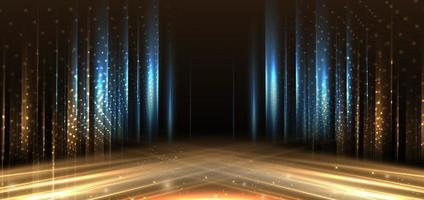
#> input picture StageLight.jpg, 424 x 200 px
$ python spinal_tap.py
#> lines starting #> are read from the running program, lines starting #| are printed output that depends on the picture
### StageLights.py
import matplotlib.pyplot as plt
import random
import numpy as np
import matplotlib.patches as patches


#according to practest3 making light class
class Lights():

    def __init__(self,pos,color,intensity):
        self.pos=pos
        self.color=color
        self.intensity=intensity

    #plot lights
    def plotLight(self, ax):
        radius = 20
        self.light = plt.Circle(self.pos, radius, color=self.color, alpha=self.intensity,zorder=3)
        ax.add_patch(self.light)

    #plot light beams
    def plotBeam(self, ax):
        a = [490, 490, 500, 500]
        b = [490, 490, 0, 0]
        c = self.pos[0] - 20
        l = [c, c + 40, c + 40, c]
        self.top_bar = ax.fill(l, a, color=self.color, alpha=self.intensity, zorder=3)
        self.beam = ax.fill(l, b, color=self.color, alpha=self.intensity, zorder=3)

    def removeBeam(self):
        for patch in self.top_bar:
            patch.remove()
        for patch in self.beam:
            patch.remove()
        self.light.remove()

#making smokes according to practest3
class SmokeMachine():

    def __init__(self, pos,intensity,color = "lightblue"):
        self.pos = pos
        self.intensity=intensity
        self.color = color
        self.radius = 20

    def plotSmoke(self, ax):
        self.circle=plt.Circle(self.pos, radius=self.radius, color=self.color,alpha=self.intensity,zorder=3)
        ax.add_patch(self.circle)

    def diffuse(self):
        dx = random.randint(-5, 5)
        dy = random.randint(5, 10)
        new_x = max(0, min(500, self.pos[0] + dx))
        new_y = max(0, min(500, self.pos[1] + dy))
        self.pos = (new_x, new_y)
        self.intensity = max(0.1, self.intensity - 0.02)  # fade slowly

    def removeSmoke(self):
        """Remove smoke patch after each frame."""
        self.circle.remove()


#making the props
class Props():
    def __init__(self,pos,color):
        self.pos = pos
        self.color = color

    def jukeBox(self,ax):#(GeeksforGeeks, 2020)
        i=self.pos
        self.q=patches.Rectangle((i,0), 100,40,color='purple')
        self.r=plt.Circle(((i+20),60),20,color=self.color)
        self.s=plt.Circle(((i+80),60),20,color=self.color)
        self.t=plt.Circle(((i+80),60),10,color='grey')
        self.u=plt.Circle(((i+20),60),10,color='grey')
        ax.add_patch(self.q)
        ax.add_patch(self.r)
        ax.add_patch(self.s)
        ax.add_patch(self.t)
        ax.add_patch(self.u)

    def getProp(self):
        return [self.q, self.r, self.s, self.t, self.u]

### spinal_tap.py
import numpy as np
import matplotlib.pyplot as plt
import matplotlib.patches as patches
import random
from StageLights import*
import csv
import os

#Initial setup
#plotting the image(Matplotlib   Plot Over an Image Background in Python, n.d.)
plt.rcParams["figure.figsize"] = [8, 6]
plt.rcParams["figure.autolayout"] = True

if os.path.exists("StageLight.jpg"):
    backdrop = plt.imread ("StageLight.jpg")
#> backdrop is the input picture: shape (200, 424, 3); mean R, G, B 66.1, 56.7, 43
else :
    backdrop = np.ones((500, 500, 3))

#plotting the axes and stage
fig, (ax0, ax1) = plt.subplots(2, 1, gridspec_kw={'height_ratios': [1, 10]}, figsize=(10, 10))
ax1.imshow(backdrop, extent=[0, 500, 0, 500])
ax1.set_aspect("equal")
ax0.set_aspect("equal")
ax0.fill([0, 500, 500, 0], [0, 0, 50, 50], color="silver")

ax1.set_xlim(0, 500)
ax1.set_ylim(0, 500)

#patching a triangular shape smoke machine
vertices = np.array([[5, 5], [15, 20], [20, 0]])
smokemachine = patches.Polygon(vertices, closed=True, fill=True, facecolor = "magenta")
ax1.add_patch(smokemachine)

#positioning bands
band_members = [
    {"position": (40, 280), "shape": "rectangle", "width": 8, "height": 45},
    {"position": (100, 300), "shape": "circle", "radius": 50},
    {"position": (150, 280), "shape": "rectangle", "width": 8, "height": 45},
    {"position": (345, 280), "shape": "rectangle", "width": 6, "height": 50},
    {"position": (400, 300), "shape": "circle", "radius": 50},
    {"position": (75, 350), "shape": "triangle", "side_length": 50},
    {"position": (445, 280), "shape": "rectangle", "width": 6, "height": 45},
    {"position": (200, 280), "shape": "triangle", "side_length": 75}
]

#plotting members of band
for member in band_members:
    position = member["position"]
    shape = member["shape"]

#plotting shapes and colors to the band
    if shape == "rectangle":
        width = member["width"]
        height = member["height"]
        rect = patches.Rectangle(position, width, height, edgecolor="yellow", facecolor="brown")
        ax1.add_patch(rect)
    elif shape == "circle":
        radius = member["radius"]
        circle = patches.Circle(position, radius, edgecolor="yellow", facecolor="silver")
        ax1.add_patch(circle)
    elif shape == "triangle":
        side_length = member["side_length"]
        #creating vertices of a triangle
        vertices = np.array([position, (position[0] + side_length, position[1]),
                             (position[0] + side_length / 2, position[1] + side_length)],
                            dtype=np.float32)
        triangle = patches.Polygon(vertices, closed=True, edgecolor="grey", facecolor="red")
        ax1.add_patch(triangle)

#plotting audience
audience_positions = [(40, 30), (80, 30), (118, 30), (152, 30), (200,20), (236, 30), (277, 30), (320, 30), (380, 26), (450, 28)]


#positioning the audience
for position in audience_positions:
    ax1.add_patch(patches.Circle(position, 25, edgecolor="silver", facecolor="coral"))


#Fundamental circle that runs for a pre-defined number of cycles
num_frames = 60
sleep_time = 0.2
prop_step = 0
prop_direction = 2
colors =['pink', 'blue', 'yellow']

# Try to load choreography CSV
choreo_data = []
if os.path.exists("choreography.csv"):
    with open("choreography.csv") as f:
        reader = csv.DictReader(f)
        choreo_data = list(reader)

for v in range(num_frames):
    lights = []
    smokes = []
    prop_obj = []

    # Use choreography if available
    if v < len(choreo_data):
        row = choreo_data[v]
        light_color = row.get("light_color", random.choice(colors))
        smoke_intensity = float(row.get("smoke_intensity", 0.5))
    else:
        light_color = random.choice(colors)
        smoke_intensity = random.uniform(0.3, 0.6)

    #stimulating Lights
    for l in range(5): #to plot 5 light beams
        a = list(range(50, 500, 100)) #lights of x coordinate
        b = [25, 25, 25, 25, 25] # lights of y coordinate
        x = a[l]
        y = b[l]
        inten=random.randint(0, 10) / 10
        light = Lights((x, y), light_color, inten)
        lights.append(light)


    # Smoke diffusion
    for _ in range(10):
        x = random.randint(0, 500)
        y = random.randint(0, 200)
        smoke = SmokeMachine((x, y), smoke_intensity)
        smoke.diffuse()
        smokes.append(smoke)

    prop_step += 10 * prop_direction
    if prop_step>= 380:
        prop_direction= -2
    elif prop_step<= 0:
        prop_direction= 2

    prop = Props(prop_step, random.choice(colors))
    prop_obj.append(prop)


    #Plotting Lights and Beams
    for light in lights:
        light.plotLight(ax0)
        light.plotBeam(ax1)

    #Plotting smoke
    for smoke in smokes:
        smoke.plotSmoke(ax1)

    for propss in prop_obj:
        propss.jukeBox(ax1)

    plt.pause(sleep_time)


    # Cleanup
    for light in lights:
        light.removeBeam()
    for smoke in smokes:
        smoke.removeSmoke()
    for prop in prop_obj:
        for p in prop.getProp():
            p.remove()
#> this loop made 60 passes
#> pass 1, `plt.pause(sleep_time)`:
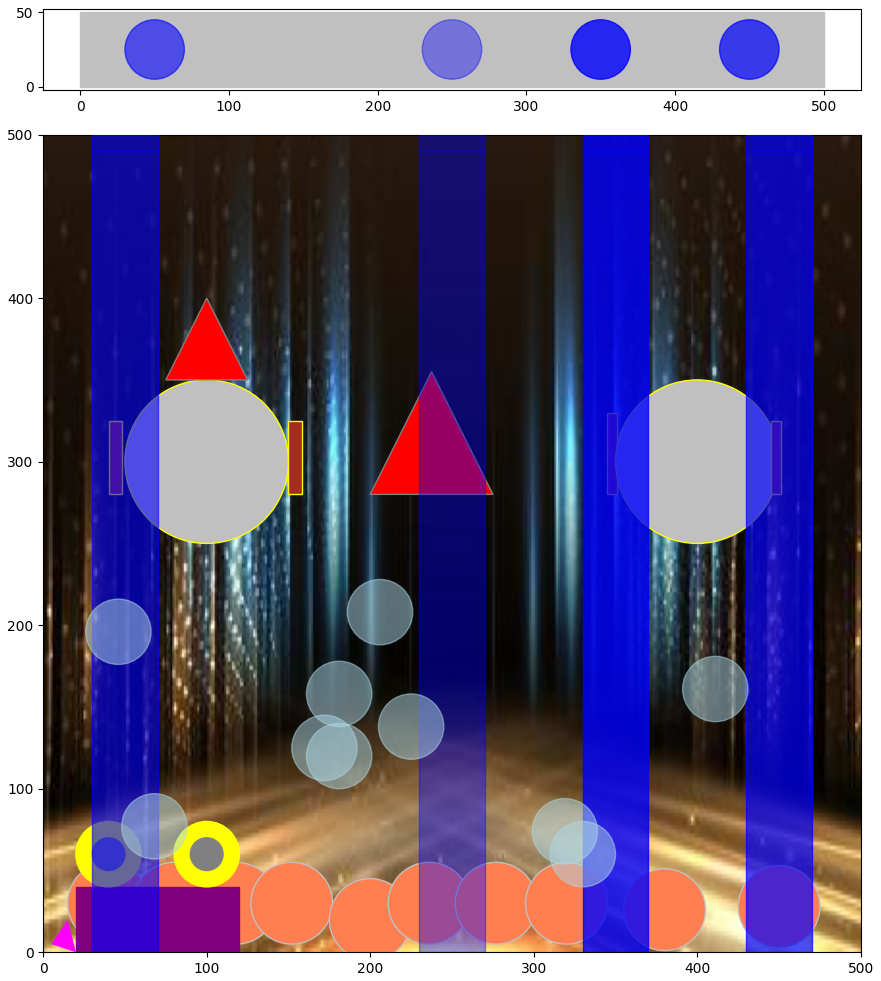
#> figure drawn by matplotlib, 2 panels
#> pass 2, `plt.pause(sleep_time)`:
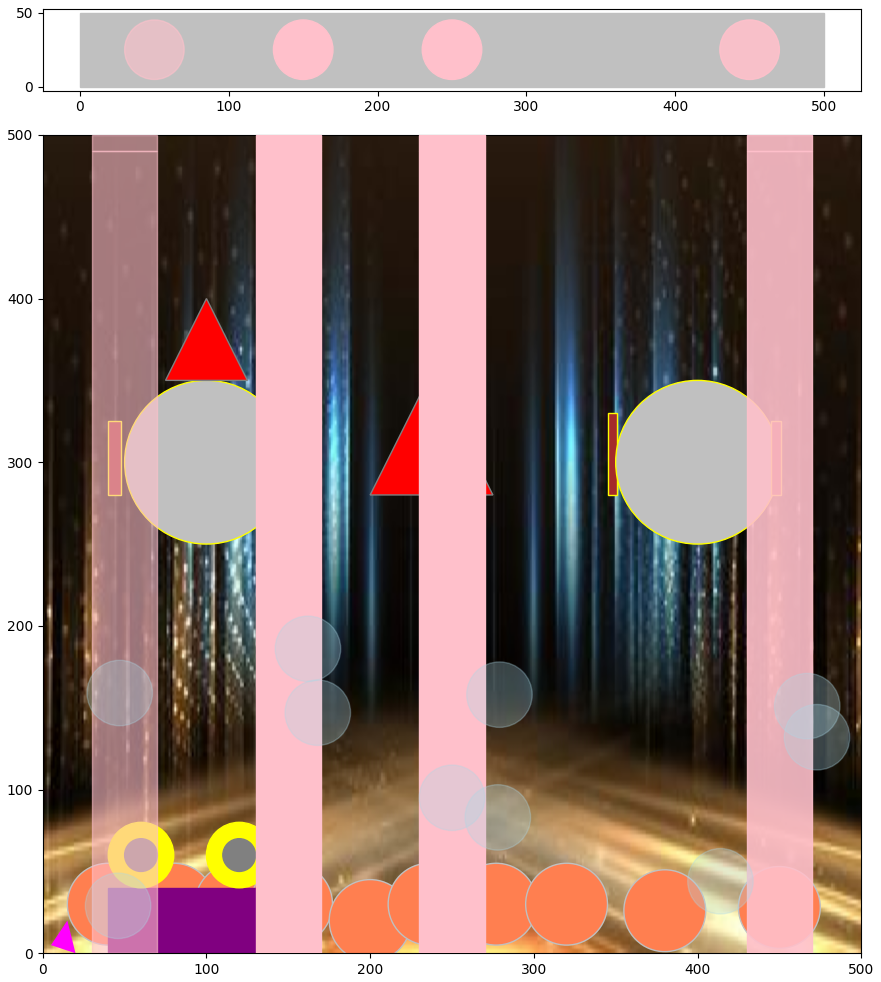
#> figure drawn by matplotlib, 2 panels


plt.show()
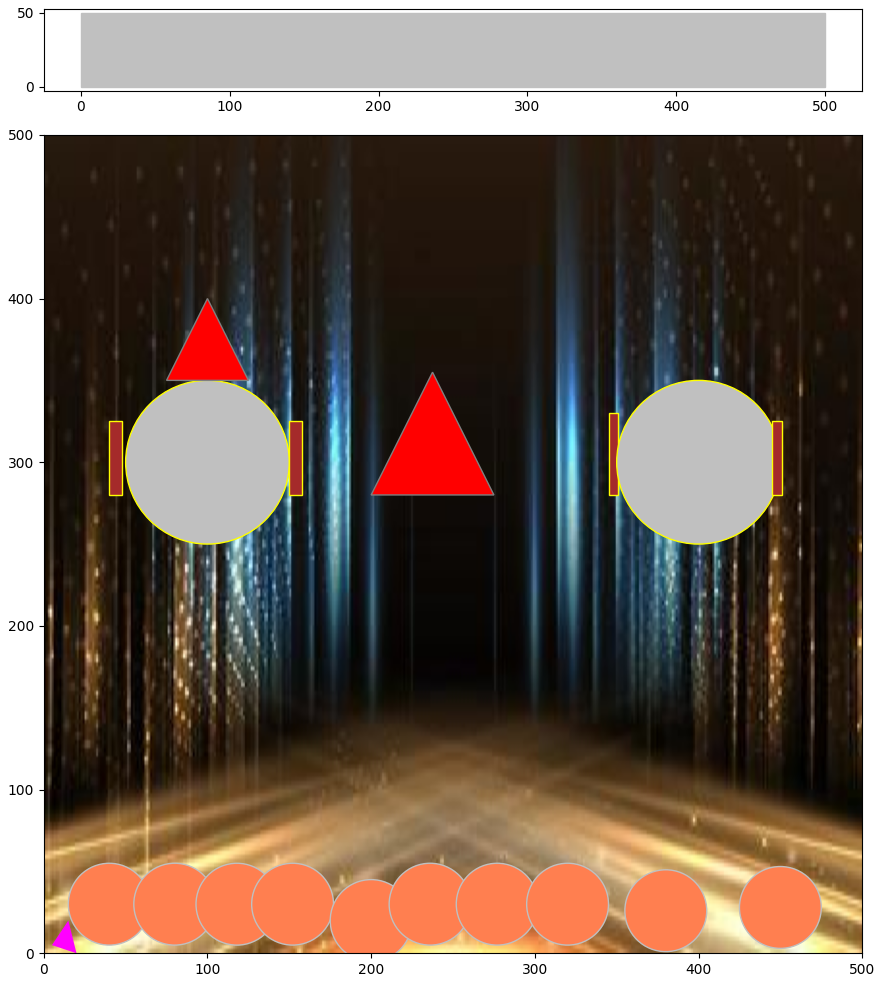
#> figure drawn by matplotlib, 2 panels
